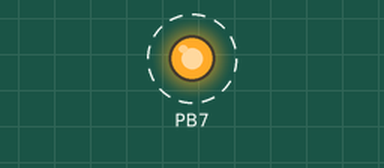
This program was run on a simulated ATmega1280, built with avr-gcc and emulated at 16 MHz. Parts: output pins drawn as LEDs (lit = HIGH). Dashed ring = blinking. At 12.5 s the program stops and its outputs stay as they are.

Above: at 0.2 s.
Timing chart, 0 to 5.8 s (numbered marks = the images above):
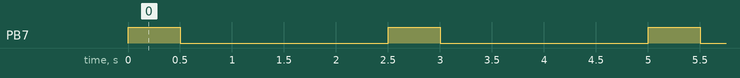

Measured:
- by itself, PB7: alternates HIGH for 0.50 s and LOW for 2.0 s, 10 changes in all, then stays LOW

The program:

main.c
```c
/*
 * in_out.c
 *
 * Created: 20/08/2024 19:53:16
 * Author : Jefferson
 */

#define F_CPU 16000000

#include <avr/io.h>
#include <stdio.h>
#include <util/delay.h>


int main(void)
{
    DDRB |= (1<<PB7); // Define o pino 13 como saída
    while (1){
		for (size_t a = 0; a < 5; a++){
			PORTB |= (1<<PB7);
			_delay_ms(500);
			PORTB &= ~(1<<PB7);
			_delay_ms(2000);
		}
		return 0;
    }
}
```
